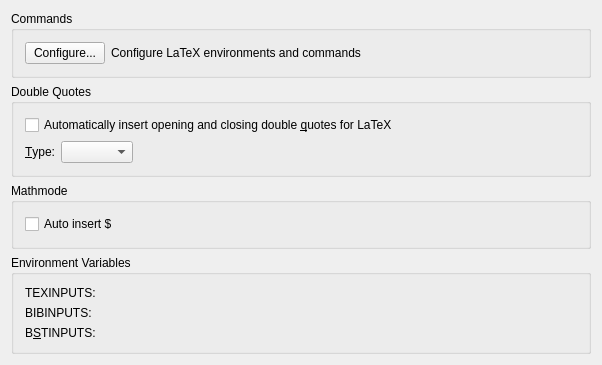
<ui version="4.0" >
 <class>KileWidgetLatexConfig</class>
 <widget class="QWidget" name="KileWidgetLatexConfig" >
  <property name="geometry" >
   <rect>
    <x>0</x>
    <y>0</y>
    <width>602</width>
    <height>365</height>
   </rect>
  </property>
  <property name="windowTitle" >
   <string>LaTeX</string>
  </property>
  <layout class="QVBoxLayout" >
   <item>
    <widget class="Q3ButtonGroup" name="m_bgCommands" >
     <property name="title" >
      <string>Commands</string>
     </property>
     <layout class="QGridLayout" >
      <item row="0" column="0" >
       <widget class="QPushButton" name="m_pbCommands" >
        <property name="text" >
         <string>Configure...</string>
        </property>
       </widget>
      </item>
      <item row="0" column="1" >
       <widget class="QLabel" name="m_tlCommands" >
        <property name="sizePolicy" >
         <sizepolicy vsizetype="Preferred" hsizetype="Preferred" >
          <horstretch>1</horstretch>
          <verstretch>0</verstretch>
         </sizepolicy>
        </property>
        <property name="text" >
         <string>Configure LaTeX environments and commands</string>
        </property>
        <property name="wordWrap" >
         <bool>false</bool>
        </property>
       </widget>
      </item>
     </layout>
    </widget>
   </item>
   <item>
    <widget class="Q3ButtonGroup" name="m_bgQuotes" >
     <property name="sizePolicy" >
      <sizepolicy vsizetype="Preferred" hsizetype="Preferred" >
       <horstretch>0</horstretch>
       <verstretch>0</verstretch>
      </sizepolicy>
     </property>
     <property name="title" >
      <string>Double Quotes</string>
     </property>
     <layout class="QGridLayout" >
      <item row="1" column="0" >
       <widget class="QLabel" name="m_tlType" >
        <property name="text" >
         <string>&amp;Type:</string>
        </property>
        <property name="wordWrap" >
         <bool>false</bool>
        </property>
        <property name="buddy" >
         <cstring>kcfg_DoubleQuotes</cstring>
        </property>
       </widget>
      </item>
      <item row="0" column="0" colspan="3" >
       <widget class="QCheckBox" name="kcfg_InsertDoubleQuotes" >
        <property name="text" >
         <string>Automatically insert opening and closing double &amp;quotes for LaTeX</string>
        </property>
       </widget>
      </item>
      <item row="1" column="1" >
       <widget class="QComboBox" name="kcfg_DoubleQuotes" >
        <property name="sizePolicy" >
         <sizepolicy vsizetype="Fixed" hsizetype="Minimum" >
          <horstretch>0</horstretch>
          <verstretch>0</verstretch>
         </sizepolicy>
        </property>
       </widget>
      </item>
      <item row="1" column="2" >
       <spacer>
        <property name="orientation" >
         <enum>Qt::Horizontal</enum>
        </property>
        <property name="sizeType" >
         <enum>QSizePolicy::Expanding</enum>
        </property>
        <property name="sizeHint" >
         <size>
          <width>280</width>
          <height>20</height>
         </size>
        </property>
       </spacer>
      </item>
     </layout>
    </widget>
   </item>
   <item>
    <widget class="Q3ButtonGroup" name="m_bgMathmode" >
     <property name="title" >
      <string>Mathmode</string>
     </property>
     <layout class="QVBoxLayout" >
      <item>
       <widget class="QCheckBox" name="kcfg_autoInsertDollar" >
        <property name="text" >
         <string>Auto insert $</string>
        </property>
        <property name="shortcut" >
         <string/>
        </property>
       </widget>
      </item>
     </layout>
    </widget>
   </item>
   <item>
    <widget class="Q3GroupBox" name="groupBox5" >
     <property name="title" >
      <string>Environment Variables</string>
     </property>
     <layout class="QGridLayout" >
      <item row="0" column="0" >
       <widget class="QLabel" name="m_tlPath" >
        <property name="toolTip" >
         <string/>
        </property>
        <property name="text" >
         <string>TEXINPUTS:</string>
        </property>
        <property name="wordWrap" >
         <bool>false</bool>
        </property>
        <property name="buddy" >
         <cstring>kcfg_TeXPaths</cstring>
        </property>
       </widget>
      </item>
      <item row="0" column="1" >
       <widget class="KLineEdit" native="1" name="kcfg_TeXPaths" />
      </item>
      <item row="1" column="1" >
       <widget class="KLineEdit" native="1" name="kcfg_BibInputPaths" />
      </item>
      <item row="2" column="1" >
       <widget class="KLineEdit" native="1" name="kcfg_BstInputPaths" />
      </item>
      <item row="1" column="0" >
       <widget class="QLabel" name="m_bibinputpath" >
        <property name="toolTip" >
         <string/>
        </property>
        <property name="text" >
         <string>BIBINPUTS:</string>
        </property>
        <property name="wordWrap" >
         <bool>false</bool>
        </property>
        <property name="buddy" >
         <cstring>kcfg_BibInputPaths</cstring>
        </property>
       </widget>
      </item>
      <item row="2" column="0" >
       <widget class="QLabel" name="m_bstinputpath" >
        <property name="toolTip" >
         <string/>
        </property>
        <property name="text" >
         <string>B&amp;STINPUTS:</string>
        </property>
        <property name="wordWrap" >
         <bool>false</bool>
        </property>
        <property name="buddy" >
         <cstring>kcfg_BstInputPaths</cstring>
        </property>
       </widget>
      </item>
     </layout>
    </widget>
   </item>
  </layout>
 </widget>
 <layoutdefault spacing="6" margin="11" />
 <pixmapfunction>qPixmapFromMimeSource</pixmapfunction>
 <customwidgets>
  <customwidget>
   <class>Q3GroupBox</class>
   <extends>QGroupBox</extends>
   <header>Qt3Support/Q3GroupBox</header>
   <container>1</container>
  </customwidget>
  <customwidget>
   <class>Q3ButtonGroup</class>
   <extends>Q3GroupBox</extends>
   <header>Qt3Support/Q3ButtonGroup</header>
   <container>1</container>
  </customwidget>
  <customwidget>
   <class>KLineEdit</class>
   <extends>QWidget</extends>
   <header>klineedit.h</header>
  </customwidget>
 </customwidgets>
 <includes>
  <include location="global" >kconfig.h</include>
  <include location="local" >latexcmd.h</include>
  <include location="local" >latexcmddialog.h</include>
  <include location="local" >klineedit.h</include>
  <include location="local" >klineedit.h</include>
  <include location="local" >klineedit.h</include>
 </includes>
 <resources/>
 <connections>
  <connection>
   <sender>m_pbCommands</sender>
   <signal>clicked()</signal>
   <receiver>KileWidgetLatexConfig</receiver>
   <slot>slotConfigure()</slot>
   <hints>
    <hint type="sourcelabel" >
     <x>20</x>
     <y>20</y>
    </hint>
    <hint type="destinationlabel" >
     <x>20</x>
     <y>20</y>
    </hint>
   </hints>
  </connection>
 </connections>
</ui>
